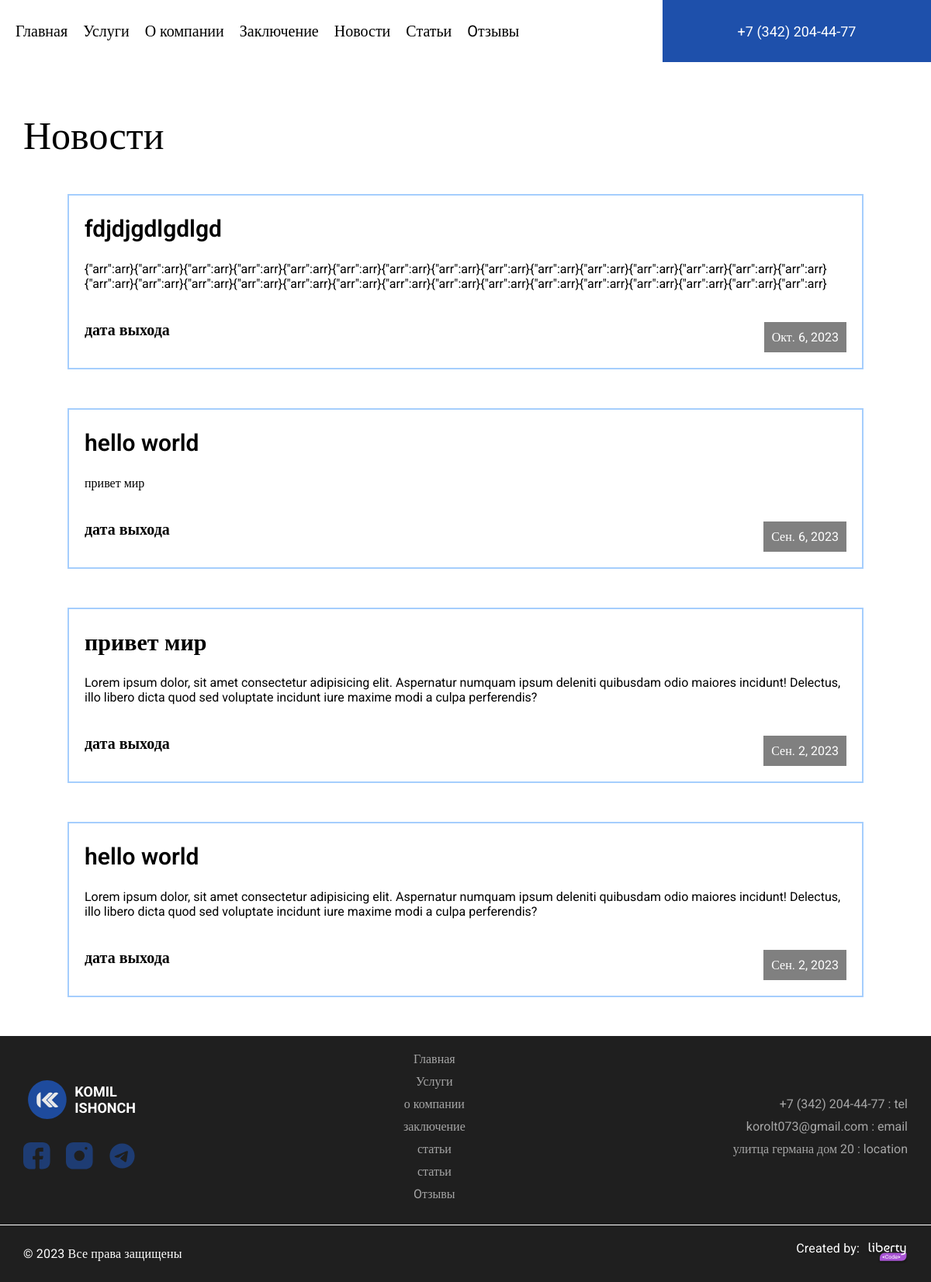
Page /news on the committed database.
### main/models.py (models this page shows, shortened)
class My_news(models.Model):
    title = models.CharField('название новости ', max_length=250)
    full_text = models.TextField('новость')
    data = models.DateField('время выхода новости')
    class Meta:
        verbose_name = 'новасть'
        verbose_name_plural = 'новасти'

### main/views.py (the view)
# urls.py: path('news', views.news, name='news'),
def news(request):
    arr = My_news.objects.order_by('-data')
    return render(request, 'main/news.html', {"arr":arr})

### main/templates/main/news.html (shortened to what this page needs)
{% extends 'main/layout.html' %}
{% load static %}
{% block style %}
<link rel="stylesheet" href="{% static 'scss/newsStyle.css' %}">
{% endblock %}
{% block content %}
<section class="newsHome">
    <div class="cont">
        <h2 class="textGlav">
            Новости
        </h2>
        <div class="box">
            {% for item in arr %}
            <div class="block">
                <h3>
                    {{item.title}}
                </h3>
                <p>
                    {{item.full_text}}
                </p>
                <div class="newsText">
                    <h4>дата выхода</h4>
                    <p>{{item.data}}</p>
                </div>
            </div>
            {% endfor %}
        </div>
    </div>
</section>
{% endblock %}

### static/scss/style.css (style rules this page uses)
* { margin: 0; padding: 0; box-sizing: border-box; transition: all 0.3s; }
body { font-family: Roboto; }
.cont { max-width: 1140px; margin: 0 auto; height: 100%; transition: all 0.3s; }
.textGlav { color: #000; font-size: 50px; font-style: normal; font-weight: 500; line-height: 100%; }

### static/scss/newsStyle.css (style rules this page uses)
.newsHome { padding-top: 150px; }
.newsHome .box { margin-top: 50px; display: flex; justify-content: space-between; align-items: center; flex-direction: column; gap: 50px; }
.newsHome .box .block { width: 90%; border: 2px solid #a5cefd; padding: 20px; }
.newsHome .box .block .newsText { display: flex; justify-content: space-between; align-items: center; margin-top: 20px; }
.newsHome .box .block .newsText h4 { font-size: 20px; }
.newsHome .box .block .newsText p { display: block; padding: 10px; background-color: gray; color: #fff; }
.newsHome .box .block h3 { font-size: 30px; font-weight: 600; line-height: 150%; }
.newsHome .box .block p { margin-top: 20px; }

### rows in the picture
My_news: title "fdjdjgdlgdlgd", full_text "{\"arr\":arr}{\"arr\":arr}{\"arr\":arr}{\"arr\":arr}{\"arr\":arr}{\"arr\":arr}{\"arr\":arr}{\"arr\":arr}{\"arr\":arr}{\"arr\":arr}{\"arr\":arr}{\"arr\":arr}{\"arr\":arr}{\"arr\":arr}{\"arr\":arr}{\"arr\":arr}{\"arr\":arr}{\"arr\":arr}{\"arr\":arr}{\"arr\":arr}{\"arr\":arr}{\"arr\":arr}{\"arr\":arr}{\"arr\":arr}{\"arr\":arr}{\"arr\":arr}{\"arr\":arr}{\"arr\":arr}{\"arr\":arr}{\"arr\":arr}", data "Окт. 6, 2023"
My_news: title "hello world", full_text "привет мир", data "Сен. 6, 2023"
My_news: title "привет мир", full_text "Lorem ipsum dolor, sit amet consectetur adipisicing elit. Aspernatur numquam ipsum deleniti quibusdam odio maiores incidunt! Delectus, illo libero dicta quod sed voluptate incidunt iure maxime modi a culpa perferendis?", data "Сен. 2, 2023"
My_news: title "hello world", full_text "Lorem ipsum dolor, sit amet consectetur adipisicing elit. Aspernatur numquam ipsum deleniti quibusdam odio maiores incidunt! Delectus, illo libero dicta quod sed voluptate incidunt iure maxime modi a culpa perferendis?", data "Сен. 2, 2023"
